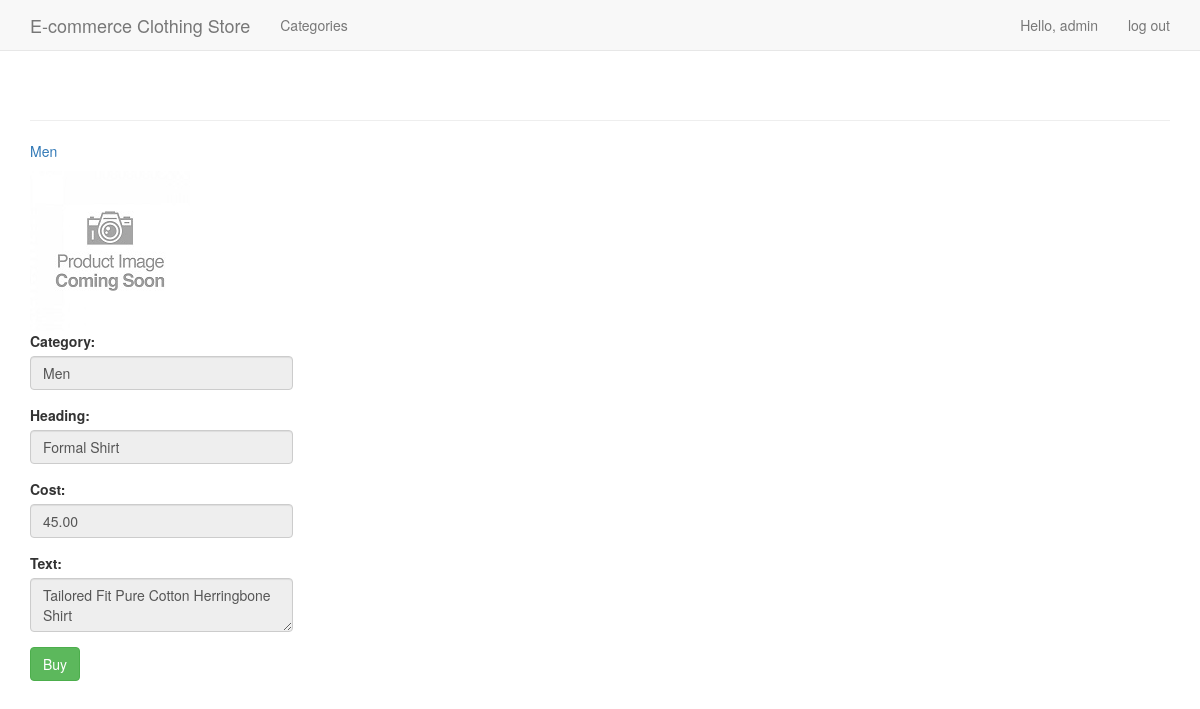
Page /product/3/ (signed in) on the committed database.
### e_commerce_app/models.py (models this page shows, shortened)
class Category(models.Model):
    text = models.CharField(max_length=200)
    date_added = models.DateTimeField(auto_now_add=True)
    owner = models.ForeignKey(User, on_delete=models.DO_NOTHING,)
    def __str__(self):
        return self.text

class Product(models.Model):
    category = models.ForeignKey(Category, on_delete=models.DO_NOTHING)
    heading = models.CharField(max_length=255)
    cost = models.DecimalField(max_digits=6, decimal_places=2)
    text = models.TextField()
    date_added = models.DateTimeField(auto_now_add=True)
    image = models.ImageField(upload_to='images/', blank=True, null=True)
    is_admin_editable = models.BooleanField(default=True)
    class Meta:
        verbose_name_plural = 'products'

### e_commerce_app/views.py (the view)
# urls.py: re_path('^product/(?P<product_id>\d+)/$', views.product, name='product'),
@login_required
def product(request, product_id):
    product = Product.objects.get(id=product_id)
    category = product.category
    form = ProductForm(instance=product)
    context = {'product': product, 'category': category, 'form': form}
    return render(request, 'e_commerce_app/product.html', context)

### e_commerce_app/forms.py
class ProductForm(forms.ModelForm):
    class Meta:
        model = Product
        fields = ['text']
        labels = {'text': ''}
        widgets = {'text': forms.Textarea(attrs={'cols': 80})}

### e_commerce_app/templates/e_commerce_app/product.html (shortened to what this page needs)
{% extends 'e_commerce_app/base.html' %}
{% load static %}
{% block content %}
  <p><a href="{% url 'e_commerce_app:category' category.id %}"> {{ category }}</a></p>
<div class="row">
  <div class="col-lg-3 col-md-4 col-sm-6">
    <div class="card">
      <img class="card-img-top" src="{% static 'e_commerce_app/images/placeholder.jpg' %}" alt="Product Image">
      <div class="card-body">
        <form method="post" action="{% url 'users:personal_details' product.id %}">
          <div class="form-group">
            <label for="{{ form.category.id_for_label }}">Category:</label>
            <input type="text" class="form-control" id="{{ form.category.id_for_label }}" value="{{ product.category }}"
                   readonly>
          </div>
          <div class="form-group">
            <label for="{{ form.category.id_for_label }}">Heading:</label>
            <input type="text" class="form-control" id="{{ form.heading.id_for_label }}" value="{{ product.heading }}"
                   readonly>
          </div>
          <div class="form-group">
            <label for="{{ form.category.id_for_label }}">Cost:</label>
            <input type="text" class="form-control" id="{{ form.cost.id_for_label }}" value="{{ product.cost }}"
                   readonly>
          </div>
          <div class="form-group">
            <label for="{{ form.text.id_for_label }}">Text:</label>
            <textarea class="form-control" id="{{ form.text.id_for_label }}" readonly>{{ product.text }}</textarea>
          </div>
          <button type="submit" class="btn btn-success">Buy</button>
        </form>
      </div>
    </div>
  </div>
</div>
{% endblock content %}

### e_commerce_app/templates/e_commerce_app/base.html (shortened to what this page needs)
{% load bootstrap3 %}
<!DOCTYPE html>
<html lang="en">
  <head>
    {% bootstrap_css %}
  </head>
  <body>
    <nav class="navbar navbar-default navbar-static-top">
      <div class="container">
        <div class="navbar-header">
          <a class="navbar-brand" href="{% url 'e_commerce_app:index' %}">
              E-commerce Clothing Store
          </a>
        </div>
        <div id="navbar" class="navbar-collapse collapse">
            <ul class="nav navbar-nav">
                <li><a href="{% url 'e_commerce_app:categories' %}">Categories</a></li>
            </ul>
            <ul class="nav navbar-nav navbar-right">
                {% if user.is_authenticated %}
                  <li><a href="{% url 'users:user_profile' %}">Hello, {{ user.username }}</a></li>
                  <li><a href="{% url 'users:logout' %}"> log out</a></li>
                {% else %}
                  <li><a href="{% url 'users:register' %}">register</a></li>
                  <li><a href="{% url 'users:login' %}">log in</a></li>
                {% endif %}
            </ul>
        </div>
      </div>
    </nav>
    <div class="container">
      <div class="page-header">
      </div>
      <div>
        {% block content %}{% endblock content %}
      </div>
    </div>
  </body>
</html>

### rows in the picture
Category: text "Men"
Product: category "Men", heading "Formal Shirt", cost "45.00", text "Tailored Fit Pure Cotton Herringbone Shirt"

### other values in the picture
{{ user.username }} "admin"
